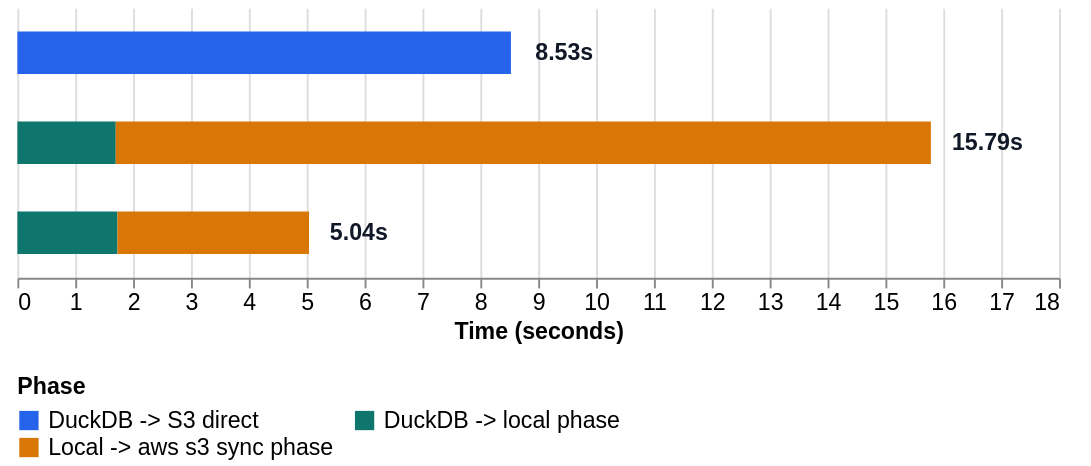

Vega-Lite specification for this chart:
### Vega-Lite specification from a JSON file in a GitHub repository (floating-point values rounded to 4 significant figures)
{"$schema": "https://vega.github.io/schema/vega-lite/v5.json", "width": 540, "height": 140, "padding": {"left": 8, "right": 16, "top": 4, "bottom": 4}, "config": {"view": {"stroke": null}, "axis": {"labelFontSize": 12, "titleFontSize": 12}, "legend": {"orient": "bottom", "direction": "horizontal", "columns": 2, "titleFontSize": 12, "labelFontSize": 12, "title": "Stage"}}, "datasets": {"segments": [{"option_order": 1, "option_label": "DuckDB -> S3 direct", "segment_order": 1, "segment_label": "DuckDB -> S3 direct", "segment_color_label": "DuckDB -> S3 direct", "seconds": 8.529, "throughput_mib_per_second": 998.1, "total_seconds": 8.529, "total_throughput_mib_per_second": 998.1}, {"option_order": 2, "option_label": "DuckDB -> local -> aws s3 sync (vanilla)", "segment_order": 2, "segment_label": "DuckDB -> local SSD", "segment_color_label": "DuckDB -> local phase", "seconds": 1.7, "throughput_mib_per_second": 5008.0, "total_seconds": 15.79, "total_throughput_mib_per_second": 539.3}, {"option_order": 2, "option_label": "DuckDB -> local -> aws s3 sync (vanilla)", "segment_order": 3, "segment_label": "aws s3 sync", "segment_color_label": "Local -> aws s3 sync phase", "seconds": 14.09, "throughput_mib_per_second": 604.4, "total_seconds": 15.79, "total_throughput_mib_per_second": 539.3}, {"option_order": 3, "option_label": "DuckDB -> local -> aws s3 sync (CRT)", "segment_order": 2, "segment_label": "DuckDB -> local SSD", "segment_color_label": "DuckDB -> local phase", "seconds": 1.73, "throughput_mib_per_second": 4921.0, "total_seconds": 5.04, "total_throughput_mib_per_second": 1689.0}, {"option_order": 3, "option_label": "DuckDB -> local -> aws s3 sync (CRT)", "segment_order": 4, "segment_label": "aws s3 sync (CRT)", "segment_color_label": "Local -> aws s3 sync phase", "seconds": 3.31, "throughput_mib_per_second": 2572.0, "total_seconds": 5.04, "total_throughput_mib_per_second": 1689.0}], "totals": [{"option_order": 1, "option_label": "DuckDB -> S3 direct", "label_position_seconds": 8.95, "total_seconds": 8.529, "total_seconds_label": "8.53s"}, {"option_order": 2, "option_label": "DuckDB -> local -> aws s3 sync (vanilla)", "label_position_seconds": 16.15, "total_seconds": 15.79, "total_seconds_label": "15.79s"}, {"option_order": 3, "option_label": "DuckDB -> local -> aws s3 sync (CRT)", "label_position_seconds": 5.4, "total_seconds": 5.04, "total_seconds_label": "5.04s"}]}, "encoding": {"y": {"field": "option_label", "type": "nominal", "sort": {"field": "option_order", "op": "min", "order": "ascending"}, "axis": {"title": null, "labelLimit": 420}}, "x": {"type": "quantitative", "scale": {"domain": [0, 18]}, "axis": {"title": "Time (seconds)", "format": ",.0f"}}}, "layer": [{"data": {"name": "segments"}, "mark": {"type": "bar", "size": 22}, "encoding": {"x": {"field": "seconds", "stack": "zero"}, "color": {"field": "segment_color_label", "type": "nominal", "title": "Phase", "scale": {"domain": ["DuckDB -> S3 direct", "DuckDB -> local phase", "Local -> aws s3 sync phase"], "range": ["#2563eb", "#0f766e", "#d97706"]}}, "order": {"field": "segment_order", "type": "quantitative"}, "tooltip": [{"field": "option_label", "title": "Option", "type": "nominal"}, {"field": "segment_label", "title": "Stage", "type": "nominal"}, {"field": "seconds", "title": "Time (s)", "type": "quantitative", "format": ",.2f"}, {"field": "throughput_mib_per_second", "title": "Throughput (MiB/s)", "type": "quantitative", "format": ",.1f"}, {"field": "total_seconds", "title": "Total time (s)", "type": "quantitative", "format": ",.2f"}, {"field": "total_throughput_mib_per_second", "title": "Overall throughput (MiB/s)", "type": "quantitative", "format": ",.1f"}]}}, {"data": {"name": "totals"}, "mark": {"type": "text", "align": "left", "baseline": "middle", "fontSize": 12, "fontWeight": 700, "color": "#111827"}, "encoding": {"x": {"field": "label_position_seconds"}, "y": {"field": "option_label", "type": "nominal", "sort": {"field": "option_order", "op": "min", "order": "ascending"}, "axis": null}, "text": {"field": "total_seconds_label"}}}]}
